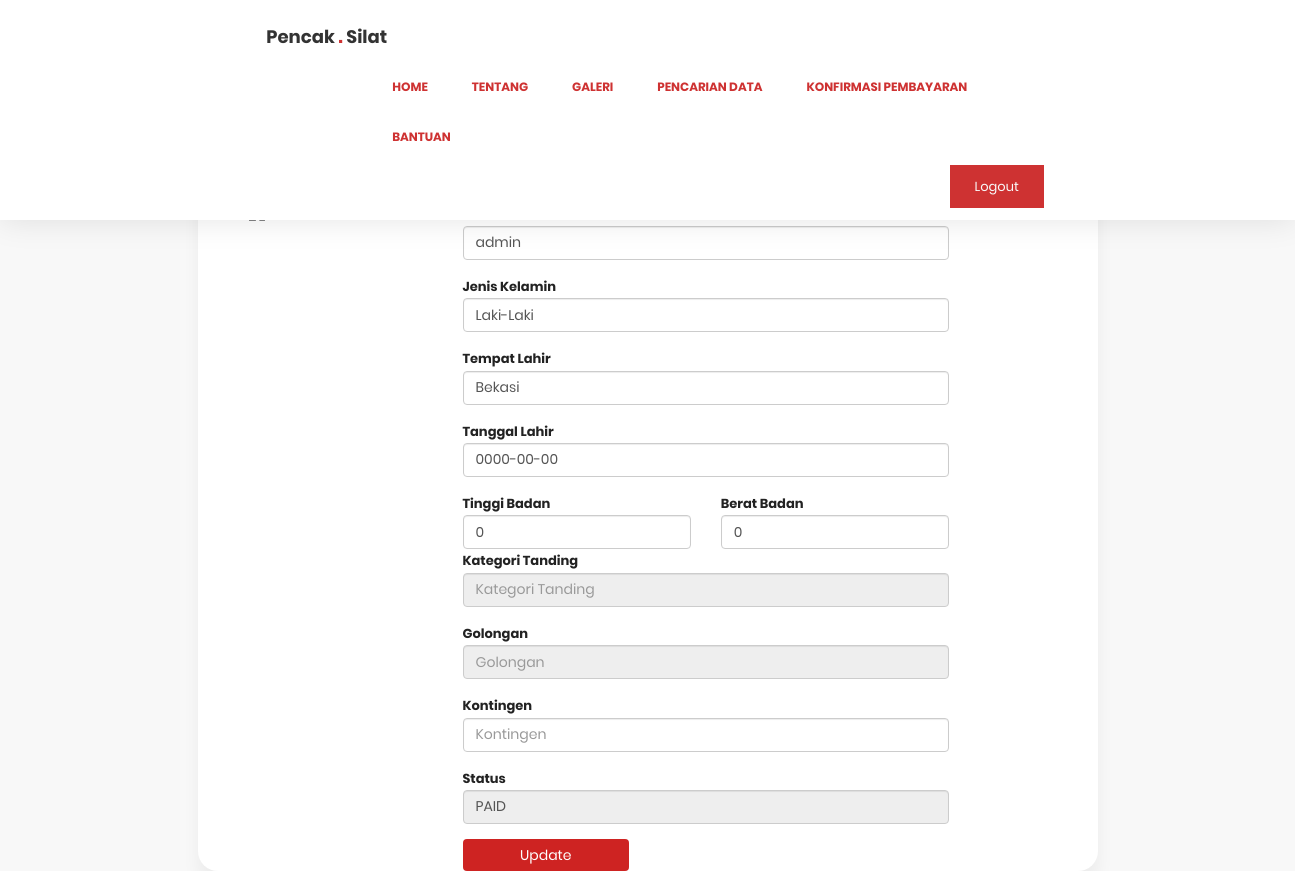
Screenshot of /user_index.php (signed in) with the database file from the repository.
### tables this page shows
CREATE TABLE `peserta` (
  `ID_peserta` int(11) NOT NULL,
  `nm_lengkap` varchar(35) NOT NULL,
  `jenis_kelamin` varchar(15) NOT NULL,
  `tpt_lahir` varchar(55) NOT NULL,
  `tgl_lahir` date NOT NULL,
  `tb` int(11) NOT NULL,
  `bb` int(11) NOT NULL,
  `kelas` varchar(21) NOT NULL,
  `asal_sekolah` varchar(55) NOT NULL,
  `kategori_tanding` varchar(10) NOT NULL,
  `golongan` varchar(15) NOT NULL,
  `kode_gr` varchar(32) NOT NULL,
  `kelas_tanding_FK` varchar(4) NOT NULL,
  `kontingen` varchar(100) NOT NULL,
  `foto` varchar(128) NOT NULL,
  `ktp` varchar(128) NOT NULL,
  `akta_lahir` varchar(128) NOT NULL,
  `ijazah` varchar(128) NOT NULL,
  `status` varchar(15) NOT NULL,
  `role` varchar(20) DEFAULT NULL,
  `email` varchar(100) DEFAULT NULL,
  `password` varchar(255) DEFAULT NULL,
  `history` varchar(255) DEFAULT NULL
);

### user_index.php (the view, shortened to what this page needs)
<?php
include "backend/includes/connection.php";
?>
<!DOCTYPE html>
<html lang="en">
<head>
  <link rel="stylesheet" href="css/bootstrap.min.css">
  <link rel="stylesheet" href="css/font-awesome.min.css">
  <link rel="stylesheet" href="css/animate.css">
  <link rel="stylesheet" href="css/owl.carousel.css">
  <link rel="stylesheet" href="css/owl.theme.default.min.css">
  <link rel="stylesheet" href="css/magnific-popup.css">
  <link rel="stylesheet" href="css/templatemo-style.css">
  <link rel="stylesheet" href="css/style.css">
  <link href="https://cdn.jsdelivr.net/npm/select2@4.1.0-rc.0/dist/css/select2.min.css" rel="stylesheet" />
</head>
<body>
  <section class="navbar custom-navbar navbar-fixed-top" role="navigation">
    <div class="container-fluid" style="width: 61.2%;">
      <div class="navbar-header">
        <a href="index.php" class="navbar-brand" style="color:#333;">Pencak <span>.</span> Silat</a>
      </div>
      <?php
      if (isset($_SESSION['email'])) {
        echo '
						<div class="collapse navbar-collapse">
							<ul class="nav navbar-nav navbar-nav-first">
								<li><a href="index.php" class="smoothScroll" style="color: #ce3232;">Home</a></li>
								<li><a href="index.php" class="smoothScroll" style="color: #ce3232;">Tentang</a></li>
								<li><a href="index.php" class="smoothScroll" style="color: #ce3232;">Galeri</a></li>
								<li><a href="pencarian.php" class="smoothScroll" style="color: #ce3232;">Pencarian Data</a></li>
								<li><a href="konfirmasi.php" class="smoothScroll" style="color: #ce3232;">Konfirmasi Pembayaran</a></li>
								<li><a href="index.php" class="smoothScroll" style="color: #ce3232;">Bantuan</a></li>
							</ul>
							<ul class="nav navbar-nav navbar-right">
								<a href="backend/logout.php" class="section-btn">Logout</a>
							</ul>
						</div>
					';
      }
      ?>
    </div>
  </section>
  <?php
  $sql = "SELECT * FROM peserta WHERE ID_peserta='$_SESSION[ID_peserta]'";
  $result = mysqli_query($koneksi, "$sql");
  $data = mysqli_fetch_array($result);
  ?>
  <div class="container rounded bg-white mt-5 mb-5" style="margin-top: 150px;">
    <div class="row">
      <div class="col-md-3 border-right">
        <div class="d-flex flex-column align-items-center text-center p-3 py-5"><span class="text-black-50"></span></div>
      </div>
      <div class="col-md-5 border-right">
        <div class="p-3 py-5">
          <div class="d-flex justify-content-between align-items-center mb-3">
            <h4 class="text-center mb-4">Profile Settings</h4>
          </div>
          <form action="update_user.php" method="post" name="form">
          <div class="row mt-2">
            <div class="form-group col-md-12 mb-4" style="margin-block-end: auto; margin-bottom: 15px">
              <td><b>Nama</b></td>
              <input type="text" class="form-control" name="nm_lengkap" value="<?php echo $data['nm_lengkap']; ?>" placeholder="Nama">
            </div>
            <div class="form-group col-md-12 mb-4" style="margin-block-end: auto; margin-bottom: 15px">
              <td><b>Jenis Kelamin</b></td>
              <input type="text" class="form-control" name="jenis_kelamin" value="<?php echo $data['jenis_kelamin']; ?>" placeholder="Jenis Kelamin">
            </div>
            <div class="form-group col-md-12 mb-4" style="margin-block-end: auto; margin-bottom: 15px">
              <td><b>Tempat Lahir</b></td>
              <input type="text" class="form-control" name="tpt_lahir" value="<?php echo $data['tpt_lahir']; ?>" placeholder="Tempat Lahir">
            </div>
            <div class="form-group col-md-12 mb-4" style="margin-block-end: auto; margin-bottom: 15px">
              <td><b>Tanggal Lahir</b></td>
              <input type="text" class="form-control" name="tgl_lahir" value="<?php echo $data['tgl_lahir']; ?>" placeholder="Tanggal Lahir">
            </div>
            <div class="col-md-6">
              <td><b>Tinggi Badan</b></td>
              <input type="text" class="form-control" name="tb" value="<?php echo $data['tb']; ?>" placeholder="Tinggi Badan">
            </div>
            <div class="col-md-6">
              <td><b>Berat Badan</b></td>
              <input type="text" class="form-control" name="bb" value="<?php echo $data['bb']; ?>" placeholder="Berat Badan">
            </div>
            <div class="form-group col-md-12 mb-4" style="margin-block-end: auto; margin-bottom: 15px"">
              <td><b>Kategori Tanding</b></td>
              <input type="text" class="form-control" name="kategori_tanding" value="<?php echo $data['kategori_tanding']; ?>" placeholder="Kategori Tanding" disabled>
            </div>
            <div class="form-group col-md-12 mb-4" style="margin-block-end: auto; margin-bottom: 15px"">
              <td><b>Golongan</b></td>
              <input type="text" class="form-control" name="golongan" value="<?php echo $data['golongan']; ?>" placeholder="Golongan" disabled>
            </div>
            <div class="form-group col-md-12 mb-4" style="margin-block-end: auto; margin-bottom: 15px"">
              <td><b>Kontingen</b></td>
              <input type="text" class="form-control" name="kontingen" value="<?php echo $data['kontingen']; ?>" placeholder="Kontingen">
            </div>
            <div class="form-group col-md-12 mb-4" style="margin-block-end: auto; margin-bottom: 15px"">
              <td><b>Status</b></td>
              <input type="text" class="form-control" name="status" value="<?php echo $data['status']; ?>" placeholder="Status" disabled>
            </div>
          </div>
          <div class="mt-5 text-center" style="margin-right: 220px;">
          <td><input type="submit" name="update" value="Update" class="btn btn-primary profile-button"></td>
          </div>
          </form>
        </div>
      </div>
    </div>
  </div>
</body>
</html>

### css/templatemo-style.css (style rules this page uses)
body { background: #ffffff; font-family: 'Montserrat', sans-serif; overflow-x: hidden; }
h1,h2,h3,h4,h5,h6 { font-weight: bold; line-height: inherit; }
html { -webkit-font-smoothing: antialiased; }
a { color: #252525; -webkit-transition: 0.5s; transition: 0.5s; text-decoration: none !important; }
section { position: relative; padding: 100px 0; }
.section-btn { background: #ce3232; border-radius: 0; border: 0; color: #f9f9f9; font-size: inherit; font-weight: normal; padding: 10px 25px; transition: 0.5s 0.2s; }
.custom-navbar { border: none; margin-bottom: 0; padding: 25px 0; }
.custom-navbar .navbar-brand { color: #ffffff; font-size: 18px; font-weight: bold; }
.custom-navbar .navbar-brand span { color: #ce3232; }
.custom-navbar .navbar-nav.navbar-nav-first { margin-left: 8em; }
.custom-navbar .navbar-nav.navbar-right .section-btn { display: inline-block; margin: 0.2em 0 0 1em; }
.custom-navbar .nav li a { font-size: 12px; font-weight: bold; color: #ffffff; padding-right: 22px; padding-left: 22px; text-transform: uppercase; }
@media (min-width:768px) { .custom-navbar { border-bottom: 0; background: 0 0; } }

### css/style.css (style rules this page uses)
input, select, textarea { outline: none; appearance: unset !important; -moz-appearance: unset !important; -webkit-appearance: unset !important; -o-appearance: unset !important; -ms-appearance: unset !important; }
body { font-size: 13px; line-height: 1.8; color: #222; background: #f8f8f8; font-weight: 400; font-family: Poppins; }
.container { width: 900px; background: #fff; margin: 0 auto; box-shadow: 0px 15px 16.83px 0.17px rgba(0, 0, 0, 0.05); -moz-box-shadow: 0px 15px 16.83px 0.17px rgba(0, 0, 0, 0.05); -webkit-box-shadow: 0px 15px 16.83px 0.17px rgba(0, 0, 0, 0.05); -o-box-shadow: 0px 15px 16.83px 0.17px rgba(0, 0, 0, 0.05); -ms-box-shadow: 0px 15px 16.83px 0.17px rgba(0, 0, 0, 0.05); border-radius: 20px; -moz-border-radius: 20px; -webkit-border-radius: 20px; -o-border-radius: 20px; -ms-border-radius: 20px; }
.form-group { position: relative; margin-bottom: 25px; overflow: hidden; }
.form-group:last-child { margin-bottom: 0px; }
input { width: 100%; display: block; border: none; border-bottom: 1px solid #999; padding: 6px 30px; font-family: Poppins; box-sizing: border-box; }
@media screen and (min-width: 1024px) { .container { max-width: 1200px; } }

### user_index.php (style rules this page uses)
.custom-navbar.navbar-fixed-top { background: #ffffff; -webkit-box-shadow: 0 1px 30px rgba(0, 0, 0, 0.1); -moz-box-shadow: 0 1px 30px rgba(0, 0, 0, 0.1); box-shadow: 0 1px 30px rgba(0, 0, 0, 0.1); padding: 12px 0; }
body { background: #f8f8f8; }
.profile-button { background: #CE2322; box-shadow: none; border: none }
.row { margin-right: -115px; }

### rows the page displays
peserta: nm_lengkap "admin", jenis_kelamin "Laki-Laki", tpt_lahir "Bekasi", tgl_lahir "0000-00-00", tb "0", bb "0", status "PAID"
